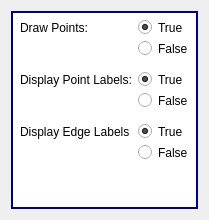
        <widget class="QWidget" name="page_7">
         <layout class="QVBoxLayout" name="verticalLayout_5">
          <item>
           <widget class="QWidget" name="widget_2" native="true">
            <property name="styleSheet">
             <string notr="true">QWidget{
	background: rgb(255,255,255);
	border: 2px solid rgb(0,0,128);
}</string>
            </property>
            <layout class="QGridLayout" name="gridLayout_4">
             <item row="2" column="1">
              <spacer name="verticalSpacer_5">
               <property name="orientation">
                <enum>Qt::Vertical</enum>
               </property>
               <property name="sizeType">
                <enum>QSizePolicy::Fixed</enum>
               </property>
               <property name="sizeHint" stdset="0">
                <size>
                 <width>20</width>
                 <height>10</height>
                </size>
               </property>
              </spacer>
             </item>
             <item row="3" column="1">
              <widget class="QRadioButton" name="radioButtonDisplayPointLabelsTrue">
               <property name="styleSheet">
                <string notr="true">QRadioButton{
	background: rgb(255,255,255);
	border: 0px solid rgb(0,0,128);
}</string>
               </property>
               <property name="text">
                <string>True</string>
               </property>
               <property name="checked">
                <bool>true</bool>
               </property>
               <attribute name="buttonGroup">
                <string notr="true">buttonGroupDisplayPointLabels</string>
               </attribute>
              </widget>
             </item>
             <item row="6" column="1">
              <widget class="QRadioButton" name="radioButtonDisplayEdgeLabelsTrue">
               <property name="styleSheet">
                <string notr="true">QRadioButton{
	background: rgb(255,255,255);
	border: 0px solid rgb(0,0,128);
}</string>
               </property>
               <property name="text">
                <string>True</string>
               </property>
               <property name="checked">
                <bool>true</bool>
               </property>
               <attribute name="buttonGroup">
                <string notr="true">buttonGroupDOFsPerNode</string>
               </attribute>
              </widget>
             </item>
             <item row="4" column="1">
              <widget class="QRadioButton" name="radioButtonDisplayPointLabelsFalse">
               <property name="styleSheet">
                <string notr="true">QRadioButton{
	background: rgb(255,255,255);
	border: 0px solid rgb(0,0,128);
}</string>
               </property>
               <property name="text">
                <string>False</string>
               </property>
               <attribute name="buttonGroup">
                <string notr="true">buttonGroupDisplayPointLabels</string>
               </attribute>
              </widget>
             </item>
             <item row="1" column="1">
              <widget class="QRadioButton" name="radioButtonDrawPointFalse">
               <property name="styleSheet">
                <string notr="true">QRadioButton{
	background: rgb(255,255,255);
	border: 0px solid rgb(0,0,128);
}</string>
               </property>
               <property name="text">
                <string>False</string>
               </property>
               <attribute name="buttonGroup">
                <string notr="true">buttonGroupDrawPoints</string>
               </attribute>
              </widget>
             </item>
             <item row="0" column="1">
              <widget class="QRadioButton" name="radioButtonDrawPointTrue">
               <property name="styleSheet">
                <string notr="true">QRadioButton{
	background: rgb(255,255,255);
	border: 0px solid rgb(0,0,128);
}</string>
               </property>
               <property name="text">
                <string>True</string>
               </property>
               <property name="checked">
                <bool>true</bool>
               </property>
               <attribute name="buttonGroup">
                <string notr="true">buttonGroupDrawPoints</string>
               </attribute>
              </widget>
             </item>
             <item row="3" column="0">
              <widget class="QLabel" name="label_8">
               <property name="styleSheet">
                <string notr="true">QLabel{
	background: rgb(255,255,255);
	border: 0px solid rgb(0,0,128);
}</string>
               </property>
               <property name="text">
                <string>Display Point Labels:</string>
               </property>
              </widget>
             </item>
             <item row="0" column="0">
              <widget class="QLabel" name="label_6">
               <property name="styleSheet">
                <string notr="true">QLabel{
	background: rgb(255,255,255);
	border: 0px solid rgb(0,0,128);
}</string>
               </property>
               <property name="text">
                <string>Draw Points:</string>
               </property>
              </widget>
             </item>
             <item row="6" column="0">
              <widget class="QLabel" name="label_7">
               <property name="styleSheet">
                <string notr="true">QLabel{
	background: rgb(255,255,255);
	border: 0px solid rgb(0,0,128);
}</string>
               </property>
               <property name="text">
                <string>Display Edge Labels</string>
               </property>
              </widget>
             </item>
             <item row="8" column="0">
              <spacer name="verticalSpacer_2">
               <property name="orientation">
                <enum>Qt::Vertical</enum>
               </property>
               <property name="sizeHint" stdset="0">
                <size>
                 <width>20</width>
                 <height>40</height>
                </size>
               </property>
              </spacer>
             </item>
             <item row="7" column="1">
              <widget class="QRadioButton" name="radioButtonDisplayEdgeLabelsFalse">
               <property name="styleSheet">
                <string notr="true">QRadioButton{
	background: rgb(255,255,255);
	border: 0px solid rgb(0,0,128);
}</string>
               </property>
               <property name="text">
                <string>False</string>
               </property>
               <attribute name="buttonGroup">
                <string notr="true">buttonGroupDOFsPerNode</string>
               </attribute>
              </widget>
             </item>
             <item row="5" column="1">
              <spacer name="verticalSpacer_6">
               <property name="orientation">
                <enum>Qt::Vertical</enum>
               </property>
               <property name="sizeType">
                <enum>QSizePolicy::Fixed</enum>
               </property>
               <property name="sizeHint" stdset="0">
                <size>
                 <width>20</width>
                 <height>10</height>
                </size>
               </property>
              </spacer>
             </item>
            </layout>
           </widget>
          </item>
         </layout>
        </widget>
